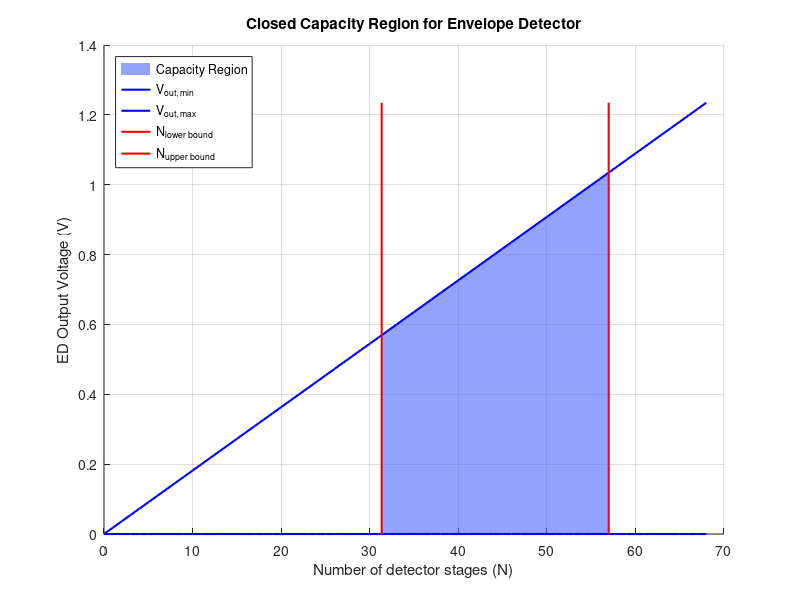
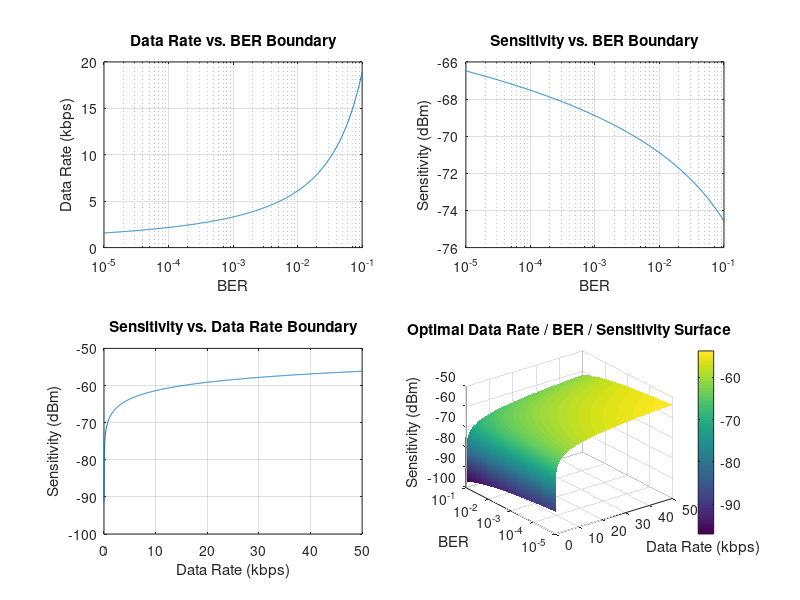

MATLAB code to generate these figures, in order:
% -------------------------------------------------------------------------

% This script computes the closed capacity region for an envelope detector.

% The idea here is to bound all of the possible ED output voltage vs. # stages (N)
% into a closed region. This is useful for design automation of EDs. The
% idea is that if we write an optimization algorithm to design the optimal
% ED given a set of input parameters, the search space for the optimum ED
% will be closed, making it possible to find a global optimum ED. You can
% also use this script to manually choose how many stages to make your ED
% based off of sensitivity, BER, and data rate requirements.

% -------------------------------------------------------------------------

% Set simulation parameters

% RF parameters
P_RF = -65; % Target RX sensitivity (dBm)
RS = 15; % Source / antenna resistance (Ohms)
BER = 1e-3; % Desired BER
BW_BB = 1e3; % Baseband signal BW in Hz = Data rate

% Passive voltage gain from matching
Av = 28; % In dB

% Detector Parameters
RD = 1e6; % Diode resistance (Ohms)
CC = 70e-15; % Coupling capacitance (F)

% Device parameters
n = 1.5; % Subthreshold slope constant (between 1 and 2)
Vt = 26e-3; % Thermal voltage
k = 1.38e-23; % Boltzmann's constant
T = 298; % Room temperature (K)

% -------------------------------------------------------------------------

% Set all of the bounds on the capacity region for ED output voltage vs. # of stages (N)

% Conversions
Av = 10 ^ (Av / 10);
P_RF = 10 ^ (P_RF / 10) * (10 ^ -3);

% Compute the upper bound for the number of allowed stages in the ED
r = 8 / (2.2 * RD * CC * BW_BB);
discriminant = sqrt(1 + r);
N_UPPER_BOUND = 0.25 * discriminant;

% Compute the lower bound for the number of allowed stages in the ED
p_0 = exp(-1 / (pi + 2)) * sqrt(pi / (pi + 2));
num_lower_coeff = 5 * k * T;
Q_1_lower = -2 + 4 * ((0.25 + 0.5 * (BER / p_0)) ^ 0.5);
num_ln = log(Q_1_lower * p_0);
num_ln = num_ln * num_ln;
num_lower = num_lower_coeff * num_ln * (Vt ^ 2);
den_lower = (((1 / n) - 0.5) ^ 2) * (Av * P_RF * RS) ^ 2 * CC;
N_LOWER_BOUND = num_lower / den_lower;
N_LOWER_BOUND = N_LOWER_BOUND ^ (1 / 3);

% Compute upper and lower bounds for ED voltage as a function of N
n_limits = 1:1:2; % Subthreshold slope constant is between 1 and 2
k_limits = (1 / (2 * Vt)) * ((1 ./ (n_limits)) - 0.5); % Min and Max conversion gain
N_values = 0:1:(floor(N_UPPER_BOUND * 1.2));
V_out_ED_MIN = (Av .^ 2) .* k_limits(2) .* N_values .* (P_RF * RS);
V_out_ED_MAX = (Av .^ 2) .* k_limits(1) .* N_values .* (P_RF * RS);

% Sanity check: if N_LOWER_BOUND > N_UPPER_BOUND, this indicates that the
% given RF parameters make it impossible to design an ED that meets the
% desired BER requirement.
if N_LOWER_BOUND > N_UPPER_BOUND
    fprintf("No ED exists for the presented BER requirement given the current simulation conditions.\n")
end

% Plot the capacity region
if N_LOWER_BOUND < N_UPPER_BOUND
    y_limits = [min(V_out_ED_MIN), max(V_out_ED_MAX)];
    figure; hold on
    
    % --- Highlight the parallelogram first (darker + more opaque)
    x_par = [N_LOWER_BOUND, N_UPPER_BOUND, N_UPPER_BOUND, N_LOWER_BOUND];
    y_par = [ ...
        (Av^2) * k_limits(2) * N_LOWER_BOUND * (P_RF * RS), ... % bottom-left
        (Av^2) * k_limits(2) * N_UPPER_BOUND * (P_RF * RS), ... % bottom-right
        (Av^2) * k_limits(1) * N_UPPER_BOUND * (P_RF * RS), ... % top-right
        (Av^2) * k_limits(1) * N_LOWER_BOUND * (P_RF * RS) ...  % top-left
    ];
    fill(x_par, y_par, [0.3 0.4 1], 'FaceAlpha', 0.6, 'EdgeColor', 'none')
    
    % --- Then draw boundary lines on top
    plot(N_values, V_out_ED_MIN, 'b', 'LineWidth', 1.5)
    plot(N_values, V_out_ED_MAX, 'b', 'LineWidth', 1.5)
    plot([N_LOWER_BOUND N_LOWER_BOUND], y_limits, 'r', 'LineWidth', 1.5)
    plot([N_UPPER_BOUND N_UPPER_BOUND], y_limits, 'r', 'LineWidth', 1.5)
    
    xlabel("Number of detector stages (N)")
    ylabel("ED Output Voltage (V)")
    title("Closed Capacity Region for Envelope Detector")
    legend("Capacity Region", "V_{out, min}", "V_{out, max}", "N_{lower bound}", "N_{upper bound}", 'Location', 'northwest')
    grid on
    hold off
end

% -------------------------------------------------------------------------

% Plot three three system requirements again each other:
% Sensitivity = minimum RF input power required to achieve the given input parameters
% Data Rate
% BER

% Remember that these equations are derived off of bounds, so the provided
% plots are bounding regions where the curve itself gives the best case scenario.
% The third parameter that is not being swept is fixed at whatever the
% main simulation input is set to.

res = 1000;
figure;

% --- Plot bounding data rate vs. BER ---
BER_values = logspace(log10(0.00001), log10(0.1), res);

Q_1_lower_sweep = -2 + 4 * ((0.25 + 0.5 * (BER_values / p_0)) .^ 0.5);
num_ln_sweep = log(Q_1_lower_sweep * p_0);
num_ln_sweep = num_ln_sweep .* num_ln_sweep;
num_lower_sweep = num_lower_coeff * num_ln_sweep * (Vt ^ 2);

den_lower_sweep = (((1 / n) - 0.5) ^ 2) * (Av * P_RF * RS) ^ 2 * CC;
phi = num_lower_sweep / den_lower_sweep;
BER_function = 16 * ((phi) .^ (2 / 3)) - 1;
DataRate_values = 8 ./ (2.2 * RD * CC * BER_function);

subplot(2, 2, 1)
semilogx(BER_values, DataRate_values / (10 ^ 3)); grid;
xlabel("BER"); ylabel("Data Rate (kbps)"); title("Data Rate vs. BER Boundary");

% --- Plot bounding sensitivity vs. BER ---
num_coeff = 8000 * Vt * sqrt(5 * k * T);
num_ln = log(p_0 * (-2 + 4 * sqrt(0.25 + (BER_values / (2 * p_0)))));
num = num_coeff * num_ln;

den_coeff = Av * RS * sqrt(CC) * ((1 / n) - 0.5);
den_up_contr = 1 + (8 ./ (2.2 * RD * CC * BW_BB));
den_up_contr = (den_up_contr) .^ (3 / 4);
den = den_coeff .* den_up_contr;

P_RF_values_BER = abs(num ./ den);
P_RF_values_BER = 10 * log10(P_RF_values_BER);

subplot(2, 2, 2)
semilogx(BER_values, P_RF_values_BER); grid;
xlabel("BER"); ylabel("Sensitivity (dBm)"); title("Sensitivity vs. BER Boundary");

% --- Plot bounding sensitivity vs. data rate ---
Data_rate_values = linspace(1, 50000, res);

num_coeff = 8000 * Vt * sqrt(5 * k * T);
num_ln = log(p_0 * (-2 + 4 * sqrt(0.25 + (BER / (2 * p_0)))));
num = num_coeff * num_ln;

den_coeff = Av * RS * sqrt(CC) * ((1 / n) - 0.5);
den_up_contr = 1 + (8 ./ (2.2 * RD * CC * Data_rate_values));
den_up_contr = (den_up_contr) .^ (3 / 4);
den = den_coeff .* den_up_contr;

P_RF_values_drate = abs(num ./ den);
P_RF_values_drate = 10 * log10(P_RF_values_drate);

subplot(2, 2, 3)
plot(Data_rate_values / 10 ^ 3, P_RF_values_drate); grid;
xlabel("Data Rate (kbps)"); ylabel("Sensitivity (dBm)"); title("Sensitivity vs. Data Rate Boundary");

% --- Plot all three as a surface ---
[DR, BER] = meshgrid(Data_rate_values, BER_values);

num_coeff = 8000 * Vt * sqrt(5 * k * T);
num_ln = log(p_0 * (-2 + 4 * sqrt(0.25 + (BER ./ (2 * p_0)))));
num = num_coeff .* num_ln;

den_coeff = Av * RS * sqrt(CC) * ((1 / n) - 0.5);
den_up_contr = 1 + (8 ./ (2.2 * RD * CC .* DR));
den_up_contr = den_up_contr .^ (3 / 4);
den = den_coeff .* den_up_contr;

P_RF = abs(num ./ den);
P_RF = 10 * log10(P_RF);

subplot(2, 2, 4)
surf(DR / 1e3, BER, P_RF)
shading interp
colorbar

set(gca, 'YScale', 'log')

xlabel("Data Rate (kbps)"); ylabel("BER"); zlabel("Sensitivity (dBm)")
title("Optimal Data Rate / BER / Sensitivity Surface")
